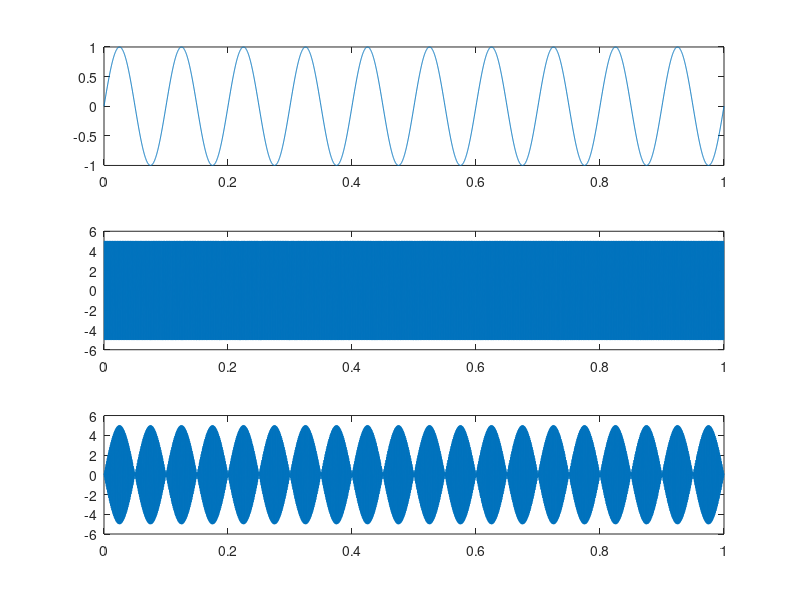

This chart was generated by the following MATLAB code:
fs=5000;
t=0:1/fs:1;
fm=10;
x=sin(2*pi*fm*t);
subplot(3,1,1);
plot(t,x);
fc=1000;
y=5.*square(2*pi*(fc)*t);
subplot(3,1,2);
plot(t,y);
a=x.*y;
subplot(3,1,3);
plot(t,a);
freq=fc+[-3 -1 1 3]*fm
disp(freq)
x=fft(a);
